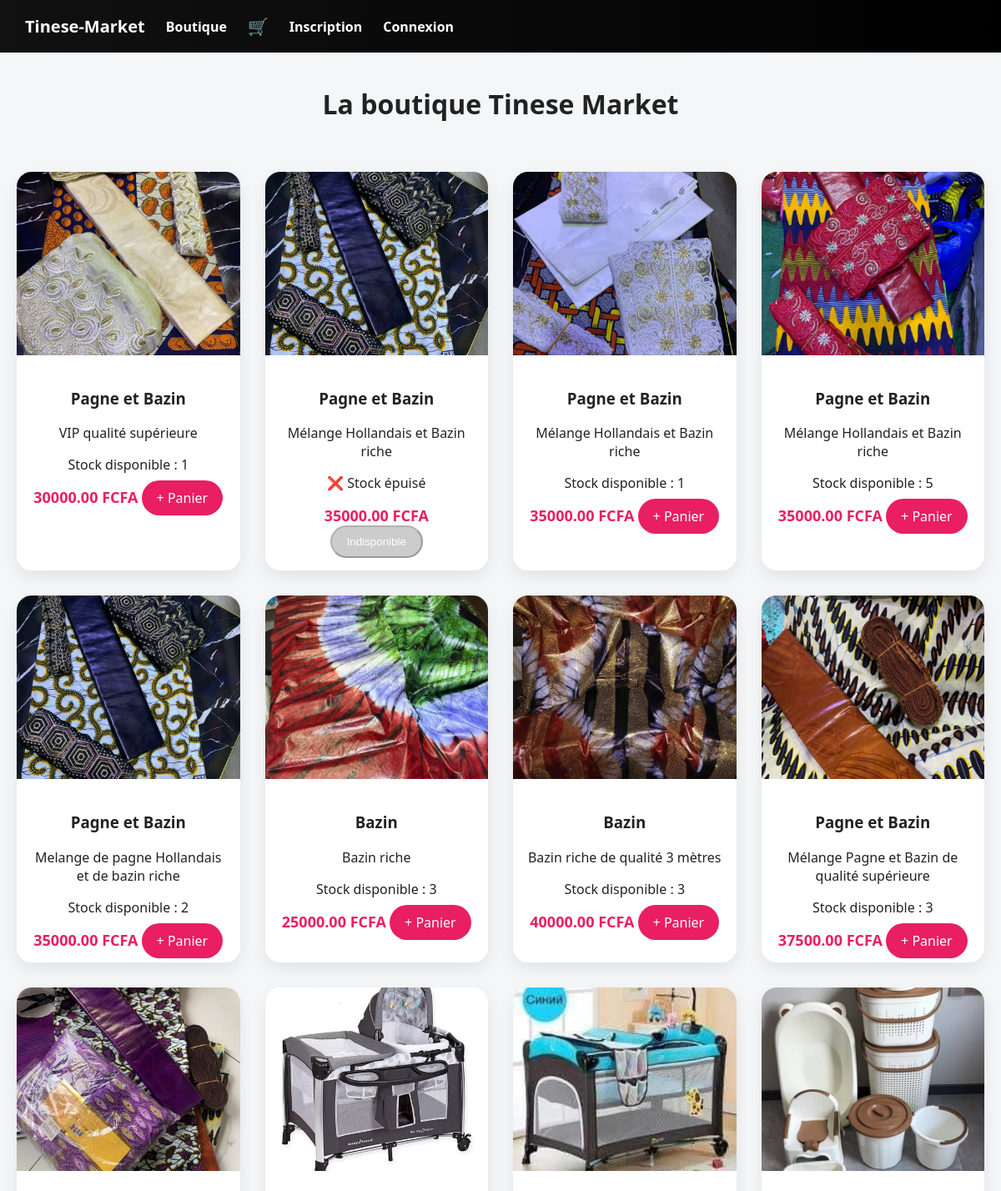
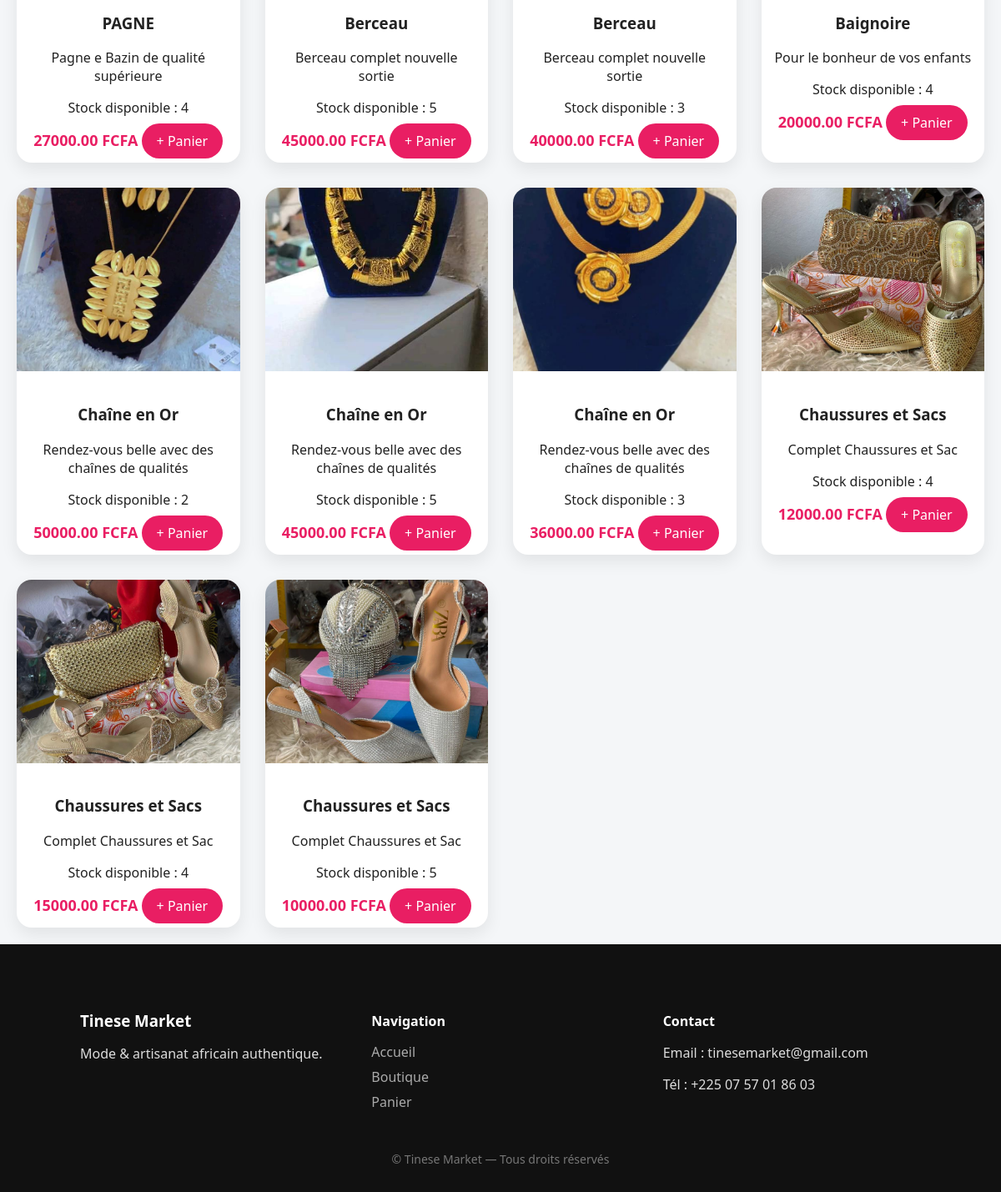
Screenshot of /boutique/ with the database file from the repository (2 pictures, top to bottom).
### boutique/models.py (models this page shows, shortened)
class Product(models.Model):
    category = models.ForeignKey(
    Category,
    related_name='products',
    on_delete=models.CASCADE,
    null=True,
    blank=True
)
    name = models.CharField(max_length=200)
    description = models.TextField()
    price = models.DecimalField(max_digits=8, decimal_places=2)
    stock = models.PositiveIntegerField(default=0)
    image = models.ImageField(upload_to='products/', blank=True)

### boutique/views.py (the view)
# urls.py: path('', views.shop, name='shop'),
def shop(request):
    products = Product.objects.all()
    categories = Category.objects.all()
    return render(request, "boutique/shop.html", {
        "products": products,
        "categories": categories
    })

### cart/cart.py (called while the page is built)
    def total_quantity(self):
        return sum(item['qty'] for item in self.cart.values())

### cart/context_processors.py (called while the page is built)
def cart_info(request):
    cart = Cart(request)
    return {
        'cart_count': cart.total_quantity()
    }

### templates/boutique/shop.html (shortened to what this page needs)
{% extends 'base.html' %}
{% block content %}
<h1 class="page-title">La boutique Tinese Market</h1>
<div class="products">
    {% for product in products %}
        <div class="product-card">
            <div class="product-image">
                {% if product.image %}
                    <img src="{{ product.image.url }}" alt="{{ product.name }}">
                {% endif %}
            </div>
            <div class="product-info">
                <h3>{{ product.name }}</h3>
                <p>{{ product.description|truncatechars:80 }}</p>
                {% if product.stock > 0 %}
                    <p class="stock in-stock">
                        Stock disponible : {{ product.stock }}
                    </p>
                {% else %}
                    <p class="stock out-stock">
                        ❌ Stock épuisé
                    </p>
                {% endif %}
                <div class="product-footer">
                    <span class="price">{{ product.price }} FCFA</span>
                    {% if product.stock > 0 %}
                        <a class="btn-add"
                           href="{% url 'add_to_cart' product.id %}">
                            + Panier
                        </a>
                    {% else %}
                        <button class="btn-add disabled" disabled>
                            Indisponible
                        </button>
                    {% endif %}
                </div>
            </div>
        </div>
    {% empty %}
        <p>Aucun produit</p>
    {% endfor %}
</div>
{% endblock %}

### templates/base.html (shortened to what this page needs)
{% load static %}
<!DOCTYPE html>
<html lang="fr">
<head>
    <link rel="stylesheet" href="{% static 'css/style.css' %}">
</head>
<body>
    <nav>
        <a href="{% url 'home' %}" class="logo">Tinese-Market</a>
        <a href="{% url 'shop' %}">Boutique</a>
        <a href="{% url 'cart_detail' %}" class="cart-link">
            🛒
        </a>
         {% if user.is_authenticated %}
            <span>Bonjour {{ user.username }}</span>
            <a href="{% url 'logout' %}">Déconnexion</a>
             <a href="{% url 'my_orders' %}">👤 Mon compte</a>
        {% else %}
            <a href="{% url 'register' %}">Inscription</a>
            <a href="{% url 'login' %}">Connexion</a>
        {% endif %}
    </nav>
    <main>
        {% block content %}
        {% endblock %}
    </main>
    <footer class="footer">
    <div class="footer-grid">
        <div>
            <h3>Tinese Market</h3>
            <p>Mode & artisanat africain authentique.</p>
        </div>
        <div>
            <h4>Navigation</h4>
            <a href="{% url 'home' %}">Accueil</a>
            <a href="{% url 'shop' %}">Boutique</a>
            <a href="{% url 'cart_detail' %}">Panier</a>
        </div>
        <div>
            <h4>Contact</h4>
            <p>Email : tinesemarket@gmail.com</p>
            <p>Tél : +225 07 57 01 86 03</p>
        </div>
    </div>
    <div class="footer-bottom">
        © Tinese Market — Tous droits réservés
    </div>
</footer>
</body>
</html>

### static/css/style.css (style rules this page uses)
body { font-family: "Segoe UI", Arial, sans-serif; margin: 0; background: #f4f6f8; color: #222; }
h1, h2, h3 { font-weight: 700; }
.page-title { text-align: center; margin: 40px 0; }
nav { background: linear-gradient(90deg, #111, #000); padding: 18px 30px; display: flex; align-items: center; gap: 25px; }
nav a { color: white; text-decoration: none; font-weight: 600; position: relative; }
nav a::after { content: ""; position: absolute; bottom: -6px; left: 0; width: 0; height: 2px; background: #e91e63; transition: width 0.3s ease; }
.cart-link { position: relative; }
.btn-add { background: #e91e63; color: white; padding: 10px 18px; border-radius: 25px; text-decoration: none; }
.products { display: grid; grid-template-columns: repeat(auto-fit, minmax(260px, 1fr)); gap: 30px; padding: 20px; }
.product-card { background: white; border-radius: 18px; overflow: hidden; box-shadow: 0 8px 20px rgba(0,0,0,.08); transition: transform .3s; }
.product-image img { width: 100%; height: 220px; object-fit: cover; }
.product-info { padding: 15px; text-align: center; }
.price { font-size: 18px; font-weight: bold; color: #e91e63; }
.footer { background: #111; color: #ddd; padding: 60px 8% 30px; }
.footer-grid { display: grid; grid-template-columns: repeat(auto-fit, minmax(220px, 1fr)); gap: 40px; }
.footer h3, .footer h4 { color: white; margin-bottom: 15px; }
.footer a { color: #aaa; text-decoration: none; margin-bottom: 8px; display: block; }
.footer-bottom { text-align: center; margin-top: 40px; font-size: 14px; color: #777; }
.logo { font-size: 20px; font-weight: bold; color: white; text-decoration: none; }
.cart-link { font-size: 20px; }
html, body { height: 100%; }
body { display: flex; flex-direction: column; }
main { flex: 1; }
.btn-add.disabled { background: #ccc; cursor: not-allowed; }

### rows the page displays
Product: image (picture), name "Pagne et Bazin", description "VIP qualité supérieure", stock "1", price "30000.00", shows "+ Panier"
Product: image (picture), name "Pagne et Bazin", description "Mélange Hollandais et Bazin riche", stock "❌ Stock épuisé", price "35000.00"
Product: image (picture), name "Pagne et Bazin", description "Mélange Hollandais et Bazin riche", stock "1", price "35000.00", shows "+ Panier"
Product: image (picture), name "Pagne et Bazin", description "Mélange Hollandais et Bazin riche", stock "5", price "35000.00", shows "+ Panier"
Product: image (picture), name "Pagne et Bazin", description "Melange de pagne Hollandais et de bazin riche", stock "2", price "35000.00", shows "+ Panier"
Product: image (picture), name "Bazin", description "Bazin riche", stock "3", price "25000.00", shows "+ Panier"
Product: image (picture), name "Bazin", description "Bazin riche de qualité 3 mètres", stock "3", price "40000.00", shows "+ Panier"
Product: image (picture), name "Pagne et Bazin", description "Mélange Pagne et Bazin de qualité supérieure", stock "3", price "37500.00", shows "+ Panier"
Product: image (picture), name "PAGNE", description "Pagne e Bazin de qualité supérieure", stock "4", price "27000.00", shows "+ Panier"
Product: image (picture), name "Berceau", description "Berceau complet nouvelle sortie", stock "5", price "45000.00", shows "+ Panier"
Product: image (picture), name "Berceau", description "Berceau complet nouvelle sortie", stock "3", price "40000.00", shows "+ Panier"
Product: image (picture), name "Baignoire", description "Pour le bonheur de vos enfants", stock "4", price "20000.00", shows "+ Panier"
Product: image (picture), name "Chaîne en Or", description "Rendez-vous belle avec des chaînes de qualités", stock "2", price "50000.00", shows "+ Panier"
Product: image (picture), name "Chaîne en Or", description "Rendez-vous belle avec des chaînes de qualités", stock "5", price "45000.00", shows "+ Panier"
Product: image (picture), name "Chaîne en Or", description "Rendez-vous belle avec des chaînes de qualités", stock "3", price "36000.00", shows "+ Panier"
Product: image (picture), name "Chaussures et Sacs", description "Complet Chaussures et Sac", stock "4", price "12000.00", shows "+ Panier"
Product: image (picture), name "Chaussures et Sacs", description "Complet Chaussures et Sac", stock "4", price "15000.00", shows "+ Panier"
Product: image (picture), name "Chaussures et Sacs", description "Complet Chaussures et Sac", stock "5", price "10000.00", shows "+ Panier"
